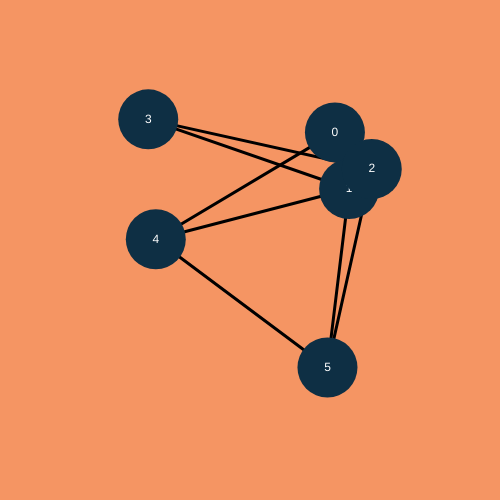
Frame 1 (no input)
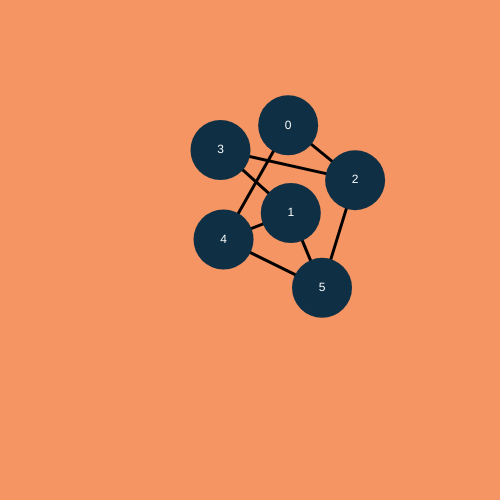
Frame 60 (no input)
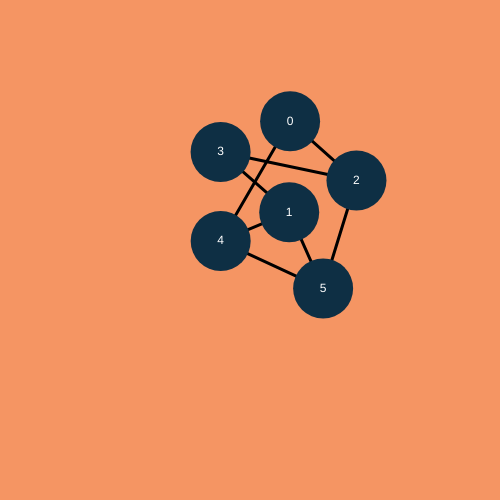
Frame 120 (the mouse pressed at the canvas centre since frame 60)

The p5.js sketch that drew these frames (run headless with seeded random() and noise() and a simulated clock; from frame 60 on, the mouse is pressed at the canvas centre):

// p5.js sketch
// ── sketch.js
var graph;

var V = 6;
var E = 12;

var posR = 200;
var vertexRadius = 30;
var edgeThickness = 3;
var edgeColor = 0;
var graphR = 100;
var forceScaling = 1;
var velDamping = .9;
var col = '#0e2f44';

var maxVel = 10;
var maxAcc = 1;

function setup() {
  createCanvas(500, 500);

  graph = new Graph();
  for (var i = 0; i < V; i++) graph.addVertex(i);
  for (var i = 0; i < E; i++) {
    var val1 = floor(random(V));
    var val2 = floor(random(V));
    while (val1 == val2) val2 = floor(random(V));
    graph.addEdge(val1, val2);
  }
  
  vertex0 = graph.getVertex(1);
}

function draw() {
  background('#f59563');
  graph.update();
  graph.display();
}
30
function mouseDragged() {
  var mousePos = createVector(mouseX, mouseY);
  for (let v of graph.vertices)
    if (v.isOver(mousePos))
      v.forceMove(mousePos);
}
// ── graph.js
function Graph() {
    this.vertices = [];
    this.edges = [];
}

Graph.prototype.addVertex = function(val) {
    if (this.vertices.some(v => v.value == val))
        console.log(`A vertex with value ${val} already exists.`);
    else {
        var newVertex = new Vertex(val);
        this.vertices.push(newVertex);
        return newVertex;
    }
}

Graph.prototype.getVertex = function(val) {
    var vertex = this.vertices.find(v => v.value == val);
    if (vertex == undefined) console.log(`Vertex with value ${val} not found.`);
    return vertex;
}

Graph.prototype.hasEdge = function(v1, v2) {
    return this.edges.some(
        e => (e[0] == v1 && e[1] == v2) || (e[1] == v1 && e[0] == v2)
    );
}

Graph.prototype.addEdge = function(val1, val2) {
    var v1 = this.getVertex(val1);
    var v2 = this.getVertex(val2);
    var alreadyAdded = this.hasEdge(v1, v2);

    if (v1 == undefined || v2 == undefined || alreadyAdded) {
        console.log(`Edge from ${val1} to ${val2} could not be added.`);
        return;
    }

    this.edges.push([v1, v2]);
}

Graph.prototype.display = function() {
    this.edges.forEach(e => displayEdge(e));
    this.vertices.forEach(v => v.display());
}

function displayEdge(edge) {
    stroke(edgeColor);
    strokeWeight(edgeThickness);
    line(edge[0].pos.x, edge[0].pos.y, edge[1].pos.x, edge[1].pos.y);
}

Graph.prototype.update = function() {
    for (let v1 of this.vertices) {
        for (let v2 of this.vertices) {
            if (v1 == v2) continue;
            if (this.hasEdge(v1, v2)) v1.interactNeighbor(v2);
            else v1.repell(v2);
        }
    }
    for (let v of this.vertices) {
        v.update();
    }
}
// ── style.css
body {
    padding: 0;
    margin: 0;
    font-family: "Trebuchet MS", Arial, sans-serif;
    position: fixed;
}

canvas {
    display: block;
}

.gui {
    border-radius: 1em;
    position: fixed;
    margin: 20px;
    padding: 10px;
    background-color: rgba(255, 255, 255, .5);
}

h1 {
    font-family: "Arial Black", Arial, sans-serif;
    font-weight: 600ps;
    text-align: center;
    margin: .5em;
}

h3 {
    margin: .7em auto 5px 5px;
    font-weight: normal;
}

input {
    width: 3em;
}
// ── vertex.js
function Vertex(val) {
    this.pos = createVector(random(width/2-posR, height/2+posR),random(width/2-posR, height/2+posR));
    this.vel = createVector(0,0);
    this.acc = createVector(0,0);
    this.value = val;
}

Vertex.prototype.display = function() {
    noStroke(0);
    fill(col);
    ellipseMode(RADIUS);
    ellipse(this.pos.x, this.pos.y, vertexRadius, vertexRadius);
    fill(255);
    textAlign(CENTER, CENTER);
    text(this.value.toString(), this.pos.x, this.pos.y);
}

Vertex.prototype.update = function() {
    this.acc.limit(maxAcc);
    this.vel.add(this.acc);
    this.vel.mult(velDamping);
    this.vel.limit(maxVel);
    this.pos.add(this.vel);
    this.acc.set(0,0);
}

Vertex.prototype.interactNeighbor = function(neighbor) {
    var diff = p5.Vector.sub(neighbor.pos, this.pos);
    var dist = diff.mag();
    dist = dist > 0 ? dist : 0.3;
    var force = log(dist/graphR);
    // console.log(force);
    diff.setMag(force*forceScaling);
    this.acc.add(diff);
}

Vertex.prototype.repell = function(vertex) {
    var diff = p5.Vector.sub(vertex.pos, this.pos);
    var dist = diff.mag();
    dist = dist > 0 ? dist : 0.3;
    if (dist >= graphR) return;
    var force = log(dist/graphR);
    diff.setMag(force*forceScaling);
    this.acc.add(diff);
}

Vertex.prototype.isOver = function(mousePos) {
    var dist = p5.Vector.sub(this.pos, mousePos).mag();
    return dist <= vertexRadius;
}

Vertex.prototype.forceMove = function(mousePos) {
    this.pos = mousePos;
    this.vel.set(0,0);
    this.acc.set(0,0);
}
